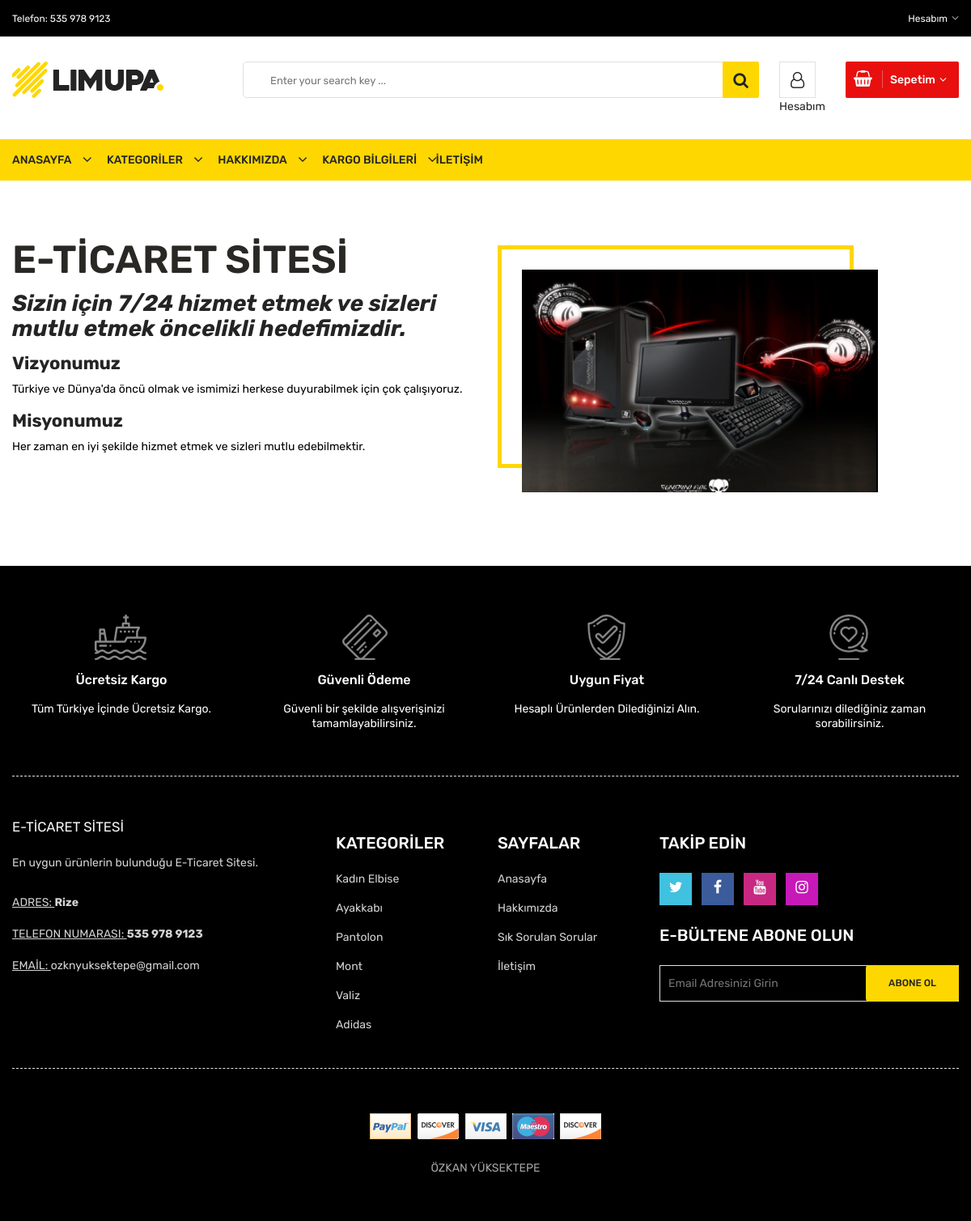
/Hakkimizda.php, run on the app's committed database.
### tables this page shows
CREATE TABLE `ayarlar` (
  `id` int(11) NOT NULL,
  `baslik` varchar(300) NOT NULL,
  `aciklama` varchar(500) NOT NULL,
  `anahtarkelime` varchar(400) NOT NULL,
  `telefon` varchar(20) NOT NULL,
  `email` varchar(100) NOT NULL,
  `adres` varchar(250) NOT NULL,
  `facebook` varchar(250) NOT NULL,
  `instagram` varchar(250) NOT NULL,
  `youtube` varchar(250) NOT NULL,
  `twitter` varchar(250) NOT NULL,
  `logo` varchar(250) NOT NULL,
  `mesai` varchar(250) NOT NULL
);

CREATE TABLE `hakkimizda` (
  `hakkimizda_id` int(11) NOT NULL,
  `hakkimizda_baslik` varchar(300) NOT NULL,
  `hakkimizda_detay` text NOT NULL,
  `hakkimizda_resim` varchar(250) NOT NULL,
  `hakkimizda_misyon` text NOT NULL,
  `hakkimizda_vizyon` text NOT NULL
);

CREATE TABLE `kategori` (
  `kategori_id` int(11) NOT NULL,
  `kategori_adi` varchar(300) NOT NULL,
  `kategori_sira` int(11) NOT NULL,
  `kategori_durum` int(11) NOT NULL
);

### Hakkimizda.php (the view, shortened to what the rows shown need)
<?php require_once 'header.php'; ?>
            <div class="about-us-wrapper pt-60 pb-40">
                <div class="container">
                    <div class="row">
                        <div class="col-lg-6 order-last order-lg-first">
                            <div class="about-text-wrap">
                                <h2><?php echo $hakkimizdacek['hakkimizda_baslik'] ?></h2>
                                <p style="color: black"><?php echo $hakkimizdacek['hakkimizda_detay'] ?></p>
                                <h4>Vizyonumuz</h4>
                                <p style="color: black"><?php echo $hakkimizdacek['hakkimizda_vizyon'] ?></p>
                                <h4>Misyonumuz</h4>
                                <p style="color: black"><?php echo $hakkimizdacek['hakkimizda_misyon'] ?></p>
                            </div>
                        </div>
                        <div class="col-lg-5 col-md-10">
                            <div class="about-image-wrap">
                                <img class="img-full" src="Admin/resimler/Hakkimizda/<?php echo $hakkimizdacek['hakkimizda_resim'] ?>" alt="About Us" />
                            </div>
                        </div>
                    </div>
                </div>
            </div>
<?php require_once 'footer.php'; ?>

### header.php (shortened to what the rows shown need)
<?php
require_once 'Admin/İslem/Baglanti.php';
require_once 'function.php';
$ayar=$Baglanti->prepare("SELECT * FROM ayarlar where id=?");
$ayar->execute(array(1));
$ayarcek=$ayar->fetch(PDO::FETCH_ASSOC);
$hakkimizda=$Baglanti->prepare("SELECT * FROM hakkimizda where hakkimizda_id=?");
$hakkimizda->execute(array(1));
$hakkimizdacek=$hakkimizda->fetch(PDO::FETCH_ASSOC);
?>
<!doctype html>
<html class="no-js" lang="zxx">
<head>
    <link rel="stylesheet" href="css/material-design-iconic-font.min.css">
    <link rel="stylesheet" href="css/font-awesome.min.css">
    <link rel="stylesheet" href="css/fontawesome-stars.css">
    <link rel="stylesheet" href="css/meanmenu.css">
    <link rel="stylesheet" href="css/owl.carousel.min.css">
    <link rel="stylesheet" href="css/slick.css">
    <link rel="stylesheet" href="css/animate.css">
    <link rel="stylesheet" href="css/jquery-ui.min.css">
    <link rel="stylesheet" href="css/venobox.css">
    <link rel="stylesheet" href="css/nice-select.css">
    <link rel="stylesheet" href="css/magnific-popup.css">
    <link rel="stylesheet" href="css/bootstrap.min.css">
    <link rel="stylesheet" href="css/helper.css">
    <link rel="stylesheet" href="style.css">
    <link rel="stylesheet" href="css/responsive.css">
</head>
<body>
<div class="body-wrapper">
    <header>
        <div style="background-color: black" class="header-top">
            <div class="container">
                <div class="row">
                    <div class="col-lg-3 col-md-4">
                        <div class="header-top-left">
                            <ul class="phone-wrap">
                                <li><span style="color: white">Telefon: </span><a style="color: white" href="#"><?php echo $ayarcek['telefon'] ?></a></li>
                            </ul>
                        </div>
                    </div>
                </div>
            </div>
        </div>
    </header>

### footer.php (shortened to what the rows shown need)
<div style="background-color: black" class="footer">
    <div class="footer-static-top">
        <div class="container">
            <div class="footer-shipping pt-60 pb-55 pb-xs-25">
                <div class="row">
                    <div class="col-lg-3 col-md-6 col-sm-6 pb-sm-55 pb-xs-55">
                        <div class="li-shipping-inner-box">
                            <div class="shipping-text">
                                <h2 class="beyazyazi" style="color:white" >Ücretsiz Kargo</h2>
                            </div>
                        </div>
                    </div>
                    <div class="col-lg-3 col-md-6 col-sm-6 pb-sm-55 pb-xs-55">
                        <div class="li-shipping-inner-box">
                            <div class="shipping-text">
                                <h2 class="beyazyazi" class="beyazyazi" style="color:white">Güvenli Ödeme</h2>
                            </div>
                        </div>
                    </div>
                    <div class="col-lg-3 col-md-6 col-sm-6 pb-xs-30">
                        <div class="li-shipping-inner-box">
                            <div class="shipping-text">
                                <h2 class="beyazyazi" style="color:white">Uygun Fiyat</h2>
                            </div>
                        </div>
                    </div>
                    <div class="col-lg-3 col-md-6 col-sm-6 pb-xs-30">
                        <div class="li-shipping-inner-box">
                            <div class="shipping-text">
                                <h2 class="beyazyazi" style="color:white">7/24 Canlı Destek</h2>
                            </div>
                        </div>
                    </div>
                </div>
            </div>
        </div>
    </div>
    <div class="footer-static-middle">
        <div class="container">
            <div class="footer-logo-wrap pt-50 pb-35">
                <div class="row">
                    <div class="col-lg-4 col-md-6">
                        <ul class="des">
                            <li>
                                <ins style="color:lightgrey">ADRES: </ins>
                                <b style="color:lightgrey"><?php echo $ayarcek['adres'] ?></b>
                            </li>
                            <li>
                                <ins style="color:lightgrey">TELEFON NUMARASI: </ins>
                                <b style="color:lightgrey"><?php echo $ayarcek['telefon'] ?></b>
                            </li>
                            <li>
                                <ins style="color:lightgrey">EMAİL: </ins>
                                <a style="color:lightgrey" href="mailto://<?php echo $ayarcek['email'] ?>"><?php echo $ayarcek['email'] ?></a>
                            </li>
                        </ul>
                    </div>
                    <div class="col-lg-2 col-md-3 col-sm-6">
                        <div class="footer-block">
                            <ul>
                                <?php  $kategori=$Baglanti->prepare("SELECT * FROM kategori where kategori_durum=:kategori_durum and kategori_sira between 1 and 10 limit 8 ");
                                $kategori->execute(array(
                                    'kategori_durum'=>1
                                ));
                                while ($kategoricek=$kategori->fetch(PDO::FETCH_ASSOC)) { ?>
                                <li><a style="color: lightgrey" href="urunler-<?=seolink($kategoricek['kategori_adi']).'-'.$kategoricek['kategori_id'] ?>"><?php echo $kategoricek['kategori_adi'] ?></a></li>
                                <?php } ?>
                            </ul>
                        </div>
                    </div>
                </div>
            </div>
        </div>
    </div>
</div>
</div>
</body>
</html>

### data on the page
ayarlar: telefon "535 978 9123", adres "Rize", email "ozknyuksektepe@gmail.com"
hakkimizda: hakkimizda_baslik "E-TİCARET SİTESİ", hakkimizda_detay "Sizin için 7/24 hizmet etmek ve sizleri mutlu etmek öncelikli hedefimizdir.", hakkimizda_vizyon "Türkiye ve Dünya'da öncü olmak ve ismimizi herkese duyurabilmek için çok çalışıyoruz.", hakkimizda_misyon "Her zaman en iyi şekilde hizmet etmek ve sizleri mutlu edebilmektir.", hakkimizda_resim (picture)
kategori: kategori_adi "Kadın Elbise"
kategori: kategori_adi "Ayakkabı"
kategori: kategori_adi "Pantolon"
kategori: kategori_adi "Mont"
kategori: kategori_adi "Valiz"
kategori: kategori_adi "Adidas"
